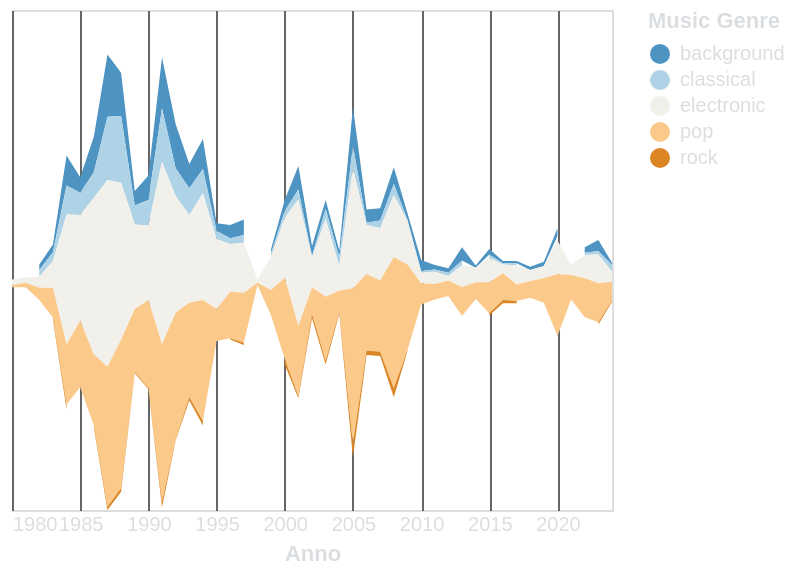

Source (Vega-Lite JSON):
### Vega-Lite specification from a JSON file in a GitHub repository (floating-point values rounded to 4 significant figures; data arrays with more than 128 entries replaced by an {"elided": "..."} marker saying what was removed)
{"$schema": "https://vega.github.io/schema/vega-lite/v5.15.1.json", "config": {"axis": {"domainColor": "#313338", "gridColor": "#666666", "labelColor": "#DBDEE1", "tickColor": "#DBDEE1", "titleColor": "#DBDEE1"}, "background": "transparent", "legend": {"labelColor": "#DBDEE1", "titleColor": "#DBDEE1"}, "title": {"color": "#DBDEE1", "fontSize": 16}}, "data": {"name": "data-9cb803bdb385d02ee72c0810ff97db3c"}, "datasets": {"data-9cb803bdb385d02ee72c0810ff97db3c": {"elided": "225 records"}}, "encoding": {"color": {"field": "genre", "legend": {"title": "Music Genre"}, "scale": {"scheme": "blueorange", "type": "quantize"}, "type": "nominal"}, "tooltip": [{"field": "year", "timeUnit": "year", "title": "Anno", "type": "temporal"}, {"field": "genre", "title": "Genere Musicale", "type": "nominal"}, {"field": "sum", "title": "Conteggio", "type": "quantitative"}], "x": {"axis": {"domain": false, "format": "%Y", "tickSize": 0, "title": "Anno"}, "field": "year", "type": "temporal"}, "y": {"axis": null, "field": "sum", "stack": "center", "type": "quantitative"}}, "height": 250, "mark": {"type": "area"}, "width": "container"}
